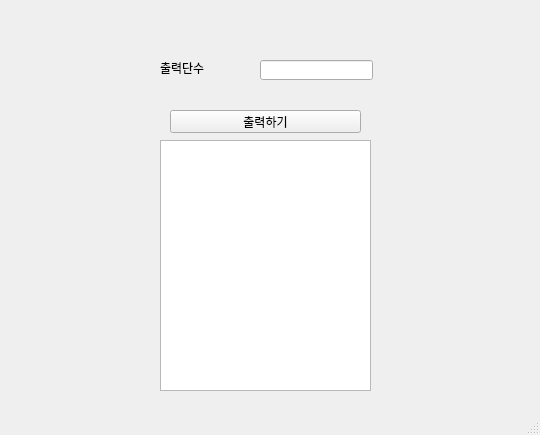
<?xml version="1.0" encoding="UTF-8"?>
<ui version="4.0">
 <class>MainWindow</class>
 <widget class="QMainWindow" name="MainWindow">
  <property name="geometry">
   <rect>
    <x>0</x>
    <y>0</y>
    <width>540</width>
    <height>435</height>
   </rect>
  </property>
  <property name="windowTitle">
   <string>MainWindow</string>
  </property>
  <widget class="QWidget" name="centralwidget">
   <widget class="QLabel" name="lbl">
    <property name="geometry">
     <rect>
      <x>160</x>
      <y>60</y>
      <width>91</width>
      <height>16</height>
     </rect>
    </property>
    <property name="text">
     <string>출력단수</string>
    </property>
   </widget>
   <widget class="QLineEdit" name="le">
    <property name="geometry">
     <rect>
      <x>260</x>
      <y>60</y>
      <width>113</width>
      <height>20</height>
     </rect>
    </property>
   </widget>
   <widget class="QPushButton" name="pb">
    <property name="geometry">
     <rect>
      <x>170</x>
      <y>110</y>
      <width>191</width>
      <height>23</height>
     </rect>
    </property>
    <property name="text">
     <string>출력하기</string>
    </property>
   </widget>
   <widget class="QTextEdit" name="te">
    <property name="geometry">
     <rect>
      <x>160</x>
      <y>140</y>
      <width>211</width>
      <height>251</height>
     </rect>
    </property>
   </widget>
  </widget>
  <widget class="QMenuBar" name="menubar">
   <property name="geometry">
    <rect>
     <x>0</x>
     <y>0</y>
     <width>540</width>
     <height>21</height>
    </rect>
   </property>
  </widget>
  <widget class="QStatusBar" name="statusbar"/>
 </widget>
 <resources/>
 <connections/>
</ui>
